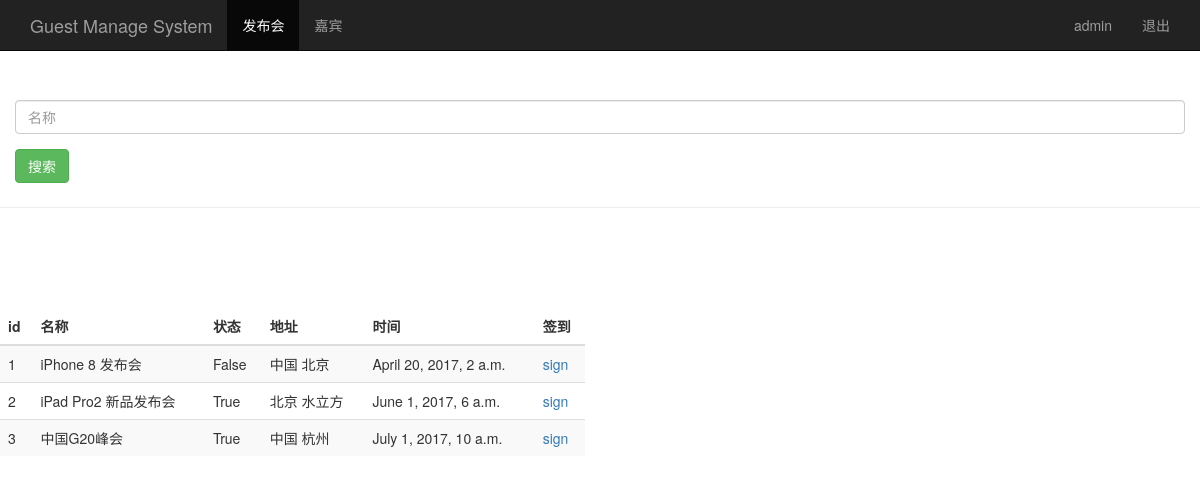
The page /event_manage/ (signed in) on the database as committed earlier.
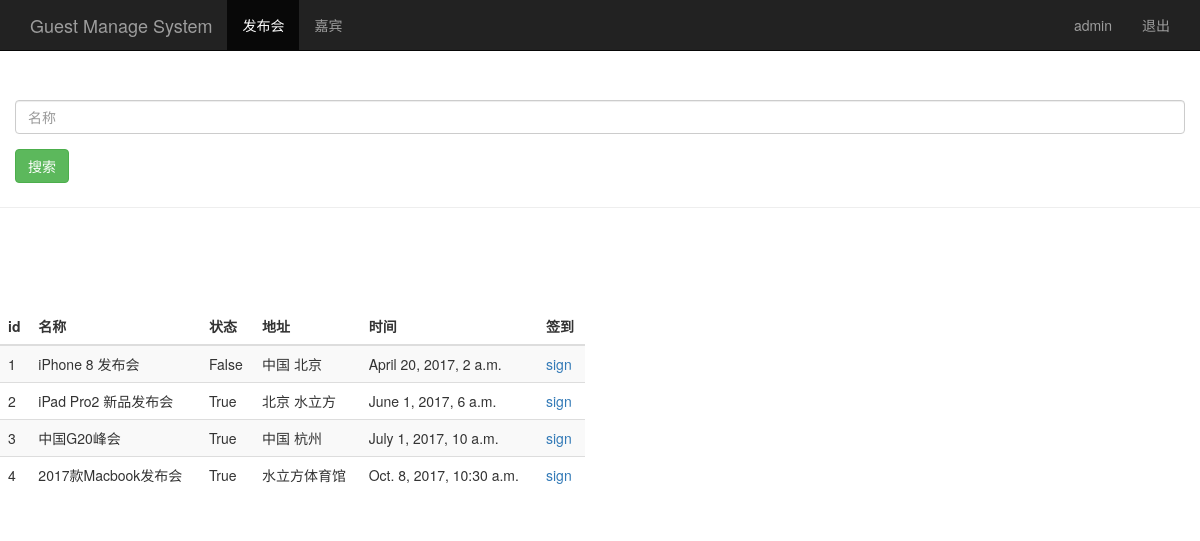
The same page on the database as committed later.
### sign/models.py (models this page shows, shortened)
class Event(models.Model):
    name = models.CharField(max_length=100) #发布会标题
    limit = models.IntegerField()   #参加人数
    status = models.BooleanField()  #状态
    address = models.CharField(max_length=200)  #地址
    start_time = models.DateTimeField('events time')    #发布会时间
    create_time = models.DateTimeField(auto_now=True)   #创建时间(自动获取当前时间)

### sign/views.py (the view)
# urls.py: url(r'^event_manage/$',views.event_manage),
@login_required()
def event_manage(request):
	event_list = Event.objects.all()
	username = request.session.get('user','') #读取浏览器session
	return render(request,'event_manage.html',{'user':username,'events':event_list})

### sign/templates/event_manage.html (shortened to what this page needs)
<!DOCTYPE html>
<html lang="zh-CN">
<head>
	{% load bootstrap3 %}
	{% bootstrap_css %}
</head>
<body role="document">
	<nav class="navbar navbar-inverse navbar-fixed-top">
		<div class="container">
			<div class="navbar-header">
				<a class="navbar-brand" href="/event_manage/">Guest Manage System</a>
			</div>
			<div id="navbar" class="collapse navbar-collapse">
			<ul class="nav navbar-nav">
				<li class="active"><a href="#">发布会</a></li>
				<li><a href="/guest_manage/">嘉宾</a></li>
			</ul>
			<ul class="nav navbar-nav navbar-right">
				<li><a href="#">{{user}}</a></li>
				<li><a href="/logout/">退出</a></li>
			</ul>
			</div>
		</div>
	</nav>
<div class="page-header" style="padding-top: 60px;">
	<div id="navbar" class="navbar-collapse collapse">
	<form class="form-group" method="get" action="/search_name/">
		<div class="form-group">
			<input type="text" name="name" placeholder="名称" class="form-control">
		</div>
		<button type="submit" class="btn btn-success">搜索</button>
	</form>
	</div>
</div>
<div class="row" style="padding-top: 80px;">
	<div class="col-md-6">
		<table class="table table-striped">
			<thead>
				<tr>
					<th>id</th><th>名称</th><th>状态</th><th>地址</th><th>时间</th><th>签到</th>
				</tr>
			</thead>
			<tbody>
				{% for event in events %}
				<tr>
					<td>{{ event.id }}</td>
					<td>{{ event.name }}</td>
					<td>{{ event.status }}</td>
					<td>{{ event.address }}</td>
					<td>{{ event.start_time }}</td>
					<td>
						<a href="/sign_index/{{ event.id }}" target="{{ event.id }}_blank">sign</a>
					</td>
				</tr>
				{% endfor %}
			</tbody>
		</table>
	</div>
</div>
</body>
</html>

Rows that differ between the two databases and show on the page:
added Event: id "4", name "2017款Macbook发布会", status "True", address "水立方体育馆", start_time "Oct. 8, 2017, 10:30 a.m."
